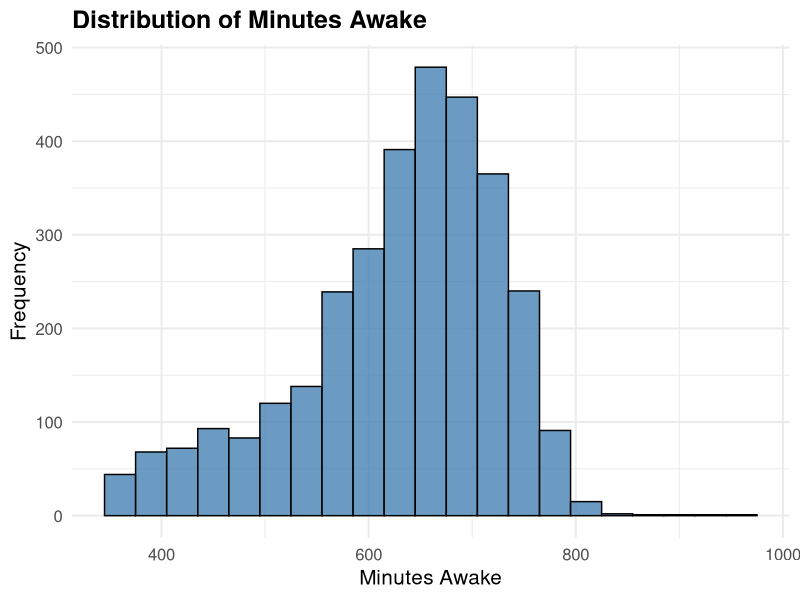
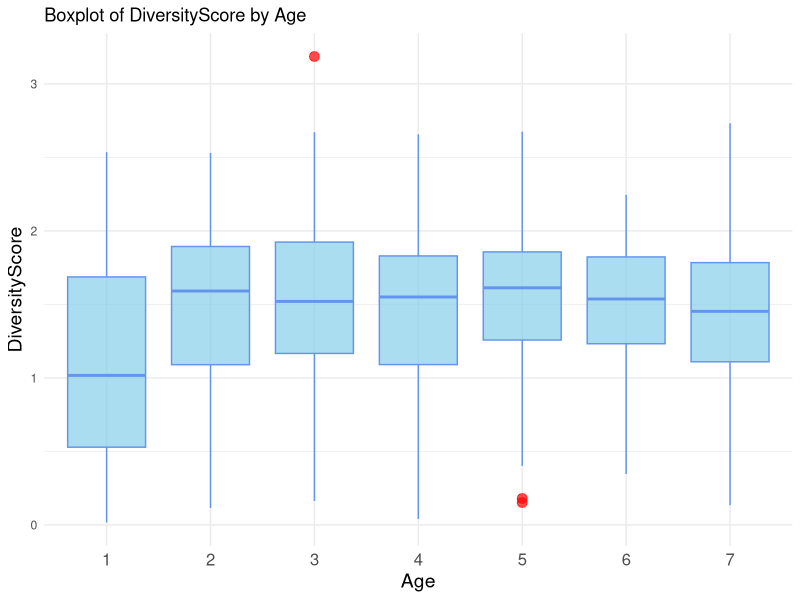
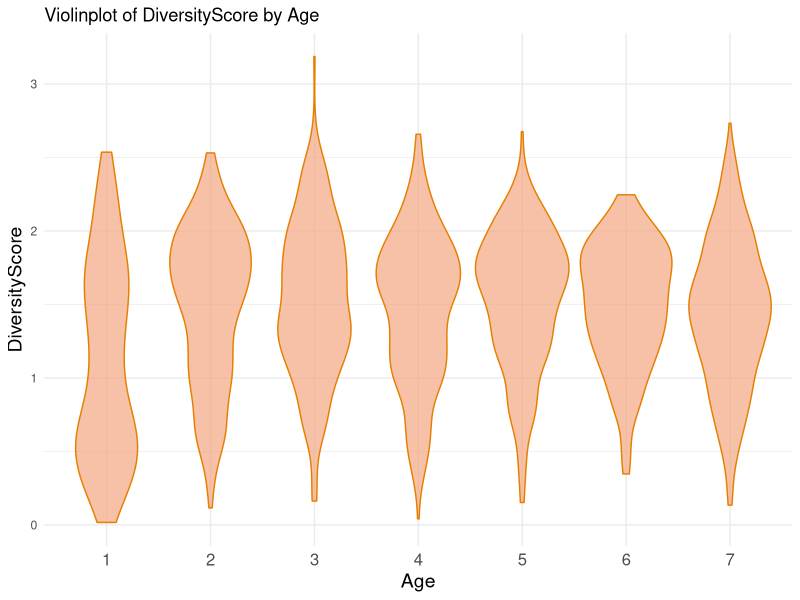
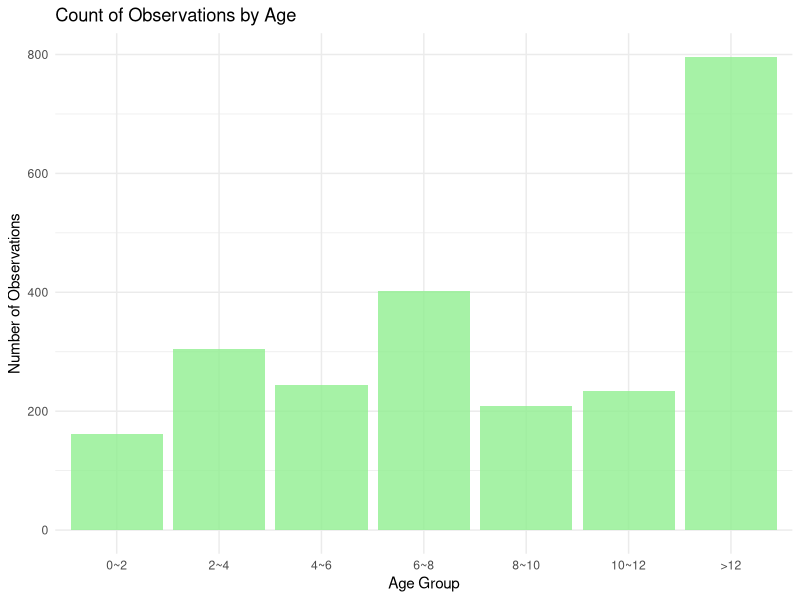
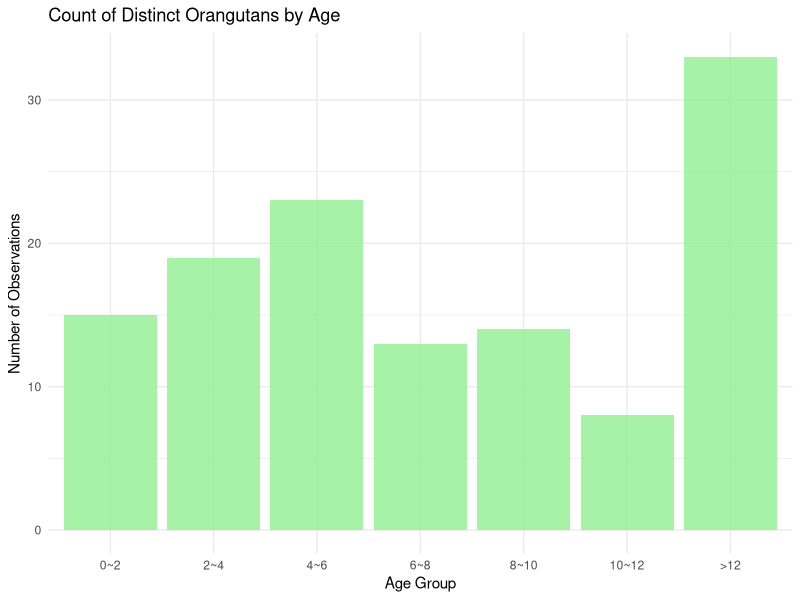
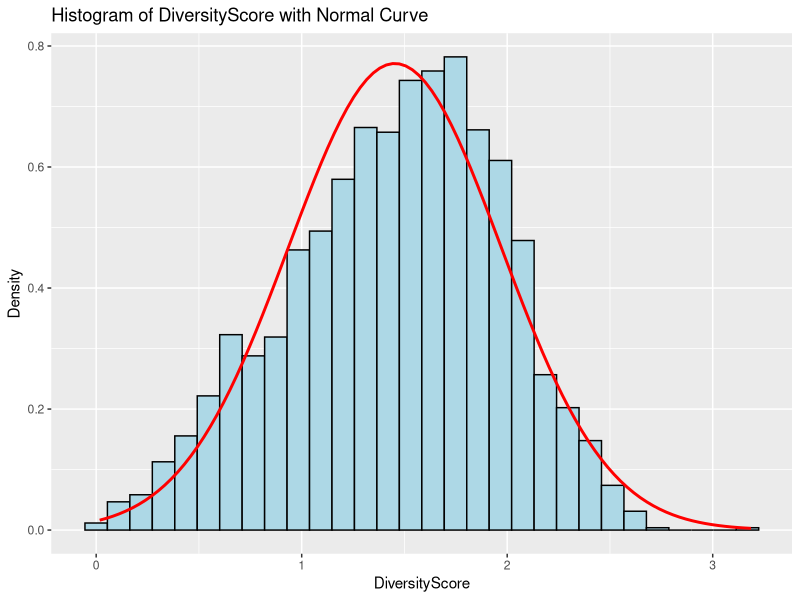
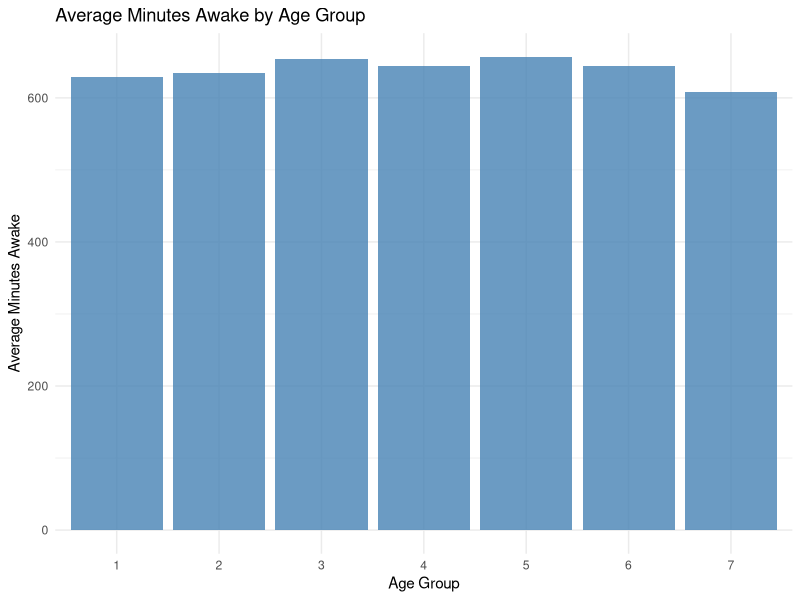
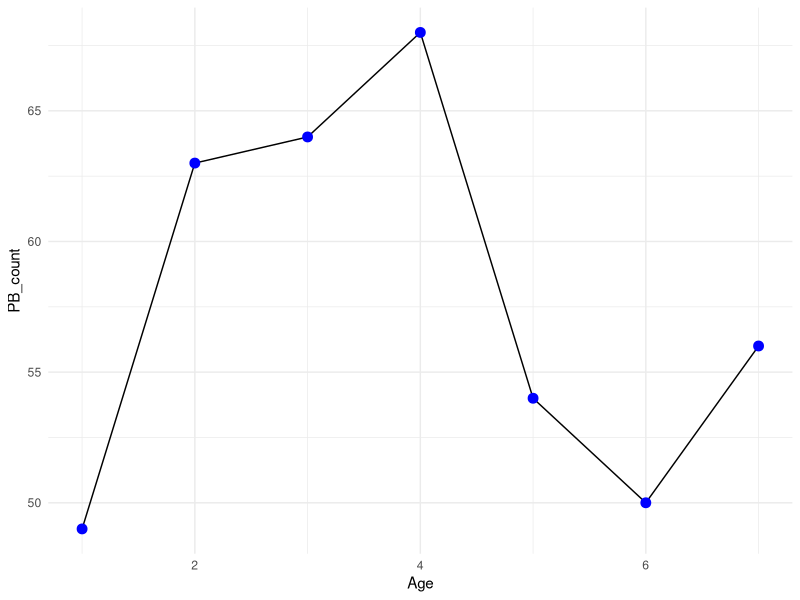

Here is the R script that generated these plots, in order:
## ---- chunk 1
knitr::opts_chunk$set(echo = TRUE)
library(ggplot2)
library(dplyr)
library(tidyr)
## ---- chunk 2
library(dplyr)
library(ggplot2)
df_score <- read.csv("diversity_score.csv")
df <- read.csv("final_data.csv")
## ---- chunk 3
ggplot(df, aes(x = `Minutes.awake`)) +
  geom_histogram(binwidth = 30, fill = "steelblue", color = "black", alpha = 0.8) +
  labs(
    title = "Distribution of Minutes Awake",
    x = "Minutes Awake",
    y = "Frequency"
  ) +
  theme_minimal(base_size = 15) +
  theme(
    axis.text = element_text(size = 12),
    plot.title = element_text(size = 18, face = "bold")
  )
## ---- chunk 4
# Boxplot
ggplot(df_score, aes(x = factor(Age), y = DiversityScore)) +
  geom_boxplot(fill = "skyblue", color = "#6495ED", 
               outlier.colour = "red", outlier.size = 3, 
               alpha=0.7) +
  labs(
    title = "Boxplot of DiversityScore by Age",
    x = "Age",
    y = "DiversityScore"
  ) +
  theme_minimal() +
  theme(axis.text.x = element_text(size = 12), axis.title = element_text(size = 14))


# Violinplot
ggplot(df_score, aes(x = factor(Age), y = DiversityScore)) +
  geom_violin(fill = "#F3A683", color = "#E67F00", alpha=0.7) +
  labs(
    title = "Violinplot of DiversityScore by Age",
    x = "Age",
    y = "DiversityScore"
  ) +
  theme_minimal() +
  theme(axis.text.x = element_text(size = 12), axis.title = element_text(size = 14))
## ---- chunk 5
#eda 3
diversity_stats <- df_score %>%
  group_by(Age) %>%
  summarise(
    Min = min(DiversityScore, na.rm = TRUE),
    Max = max(DiversityScore, na.rm = TRUE),
    Median = median(DiversityScore, na.rm = TRUE),
    Mean = mean(DiversityScore, na.rm = TRUE),
    SD = sd(DiversityScore, na.rm = TRUE) # Standard deviation
  )

# Print the summary statistics
print(diversity_stats)
age_counts <- df_score %>%
  group_by(Age) %>%
  summarise(count = n())
# Print the counts to the console
print(age_counts)
age_ranges <- c("0~2", "2~4", "4~6", "6~8", 
                "8~10", "10~12", ">12")
# Create a bar plot for the count of observations by age
ggplot(age_counts, aes(x = factor(Age, labels = age_ranges), y = count)) +
  geom_bar(stat = "identity", fill = "lightgreen", alpha = 0.8) +
  labs(
    title = "Count of Observations by Age",
    x = "Age Group",
    y = "Number of Observations"
  ) +
  theme_minimal()
## ---- chunk 6

age_counts1 <- df_score %>%
  group_by(Age) %>%
  summarise(count = n_distinct(Name))
print(age_counts1)
ggplot(age_counts1, aes(x = factor(Age, labels = age_ranges), y = count)) +
  geom_bar(stat = "identity", fill = "lightgreen", alpha = 0.8) +
  labs(
    title = "Count of Distinct Orangutans by Age",
    x = "Age Group",
    y = "Number of Observations"
  ) +
  theme_minimal()
## ---- chunk 7
ggplot(df_score, aes(x = DiversityScore)) +
  geom_histogram(aes(y = after_stat(density)), bins = 30, fill = "lightblue", color = "black") +
  stat_function(fun = dnorm, args = list(mean = mean(df_score$DiversityScore, na.rm = TRUE), 
                                         sd = sd(df_score$DiversityScore, na.rm = TRUE)),
                color = "red", size = 1) +
  labs(title = "Histogram of DiversityScore with Normal Curve",
       x = "DiversityScore",
       y = "Density")

## ---- chunk 8
anova_result <- aov(DiversityScore ~ Age, data = df_score)
summary(anova_result)
## ---- chunk 9
#eda 5
final_data_df<-read.csv("final_data.csv")
total_minutes_awake <- final_data_df %>%
  group_by(Age) %>%
  summarise(total_minutes_awake = sum(Minutes.awake, na.rm = TRUE)) # Sum of minutes awake

# Print the total minutes awake for each age
print(total_minutes_awake)

average_minutes_awake <- final_data_df %>%
  group_by(Age) %>%
  summarise(
    total_minutes_awake = sum(Minutes.awake, na.rm = TRUE), # Total minutes awake
    age_count = n() # Count of observations per age
  ) %>%
  mutate(avg_minutes_awake = total_minutes_awake / age_count)
print(average_minutes_awake)
str(average_minutes_awake)
# Create a bar plot to show the distribution of total minutes awake by age
ggplot(average_minutes_awake, aes(x = factor(Age), y = avg_minutes_awake)) +
  geom_bar(stat = "identity", fill = "steelblue", alpha = 0.8) + # Bar plot
  labs(
    title = "Average Minutes Awake by Age Group",
    x = "Age Group",
    y = "Average Minutes Awake"
  ) +
  theme_minimal() +
  theme( ) 
## ---- chunk 10
result <- df %>%
  pivot_longer(cols = 7:ncol(df),
               names_to = "Behavior", 
               values_to = "Value") %>%
  filter(Value != 0.0)

result <- result %>%
  group_by(Age) %>%
  summarise(PB_count = n_distinct(Behavior)) %>%
  arrange(desc(PB_count))

ggplot(result, aes(x=Age, y=PB_count)) +
  geom_line() +
  geom_point(color = "blue", size = 3) +
  theme_minimal()

print(result)
